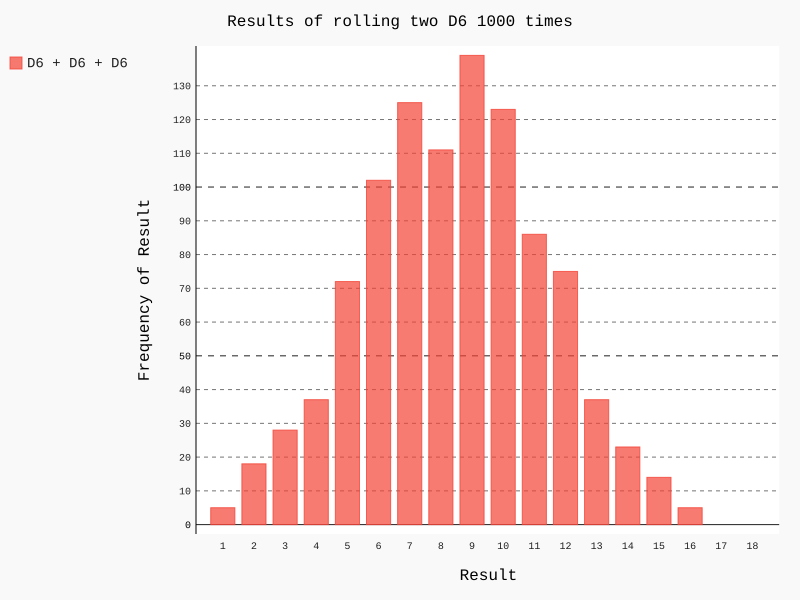

Generate this figure with Python:
import pygal
from dice import Dice

# Creation dice
dice_1 = Dice()
dice_2 = Dice()
dice_3 = Dice()

# Modeling sequence of rolling with saving results in list
results = []
for roll_num in range(1000):
    result = dice_1.roll() + dice_2.roll() + dice_3.roll()
    results.append(result)

# Analyzing results
frequencies = []
max_result = dice_1.num_sides + dice_2.num_sides + dice_3.num_sides
for value in range(3, max_result+1):
    frequency = results.count(value)
    frequencies.append(frequency)

# Visualization of data
hist = pygal.Bar()
hist.title = "Results of rolling two D6 1000 times"
hist.x_labels = ['1', '2', '3', '4', '5', '6', '7', '8', '9', '10', '11', '12', '13', '14', '15', '16', '17', '18']
hist.x_title = "Result"
hist.y_title = "Frequency of Result"
hist.add('D6 + D6 + D6', frequencies)
hist.render_to_file('dice_visual.svg')
